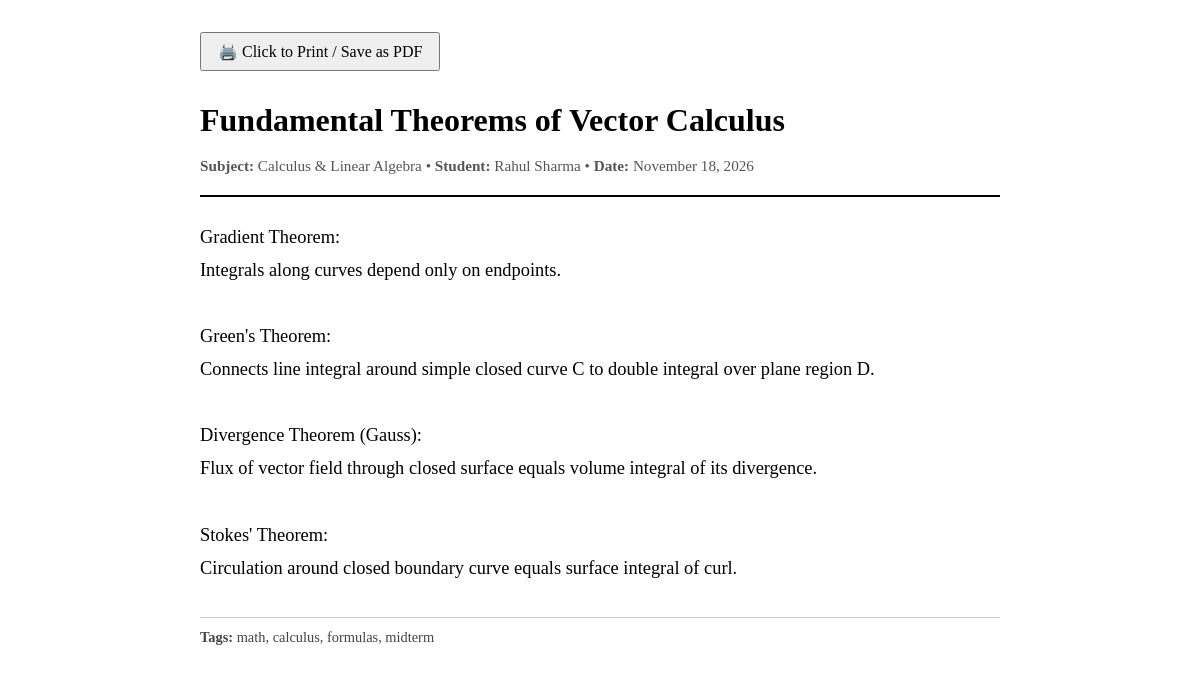
The page /notes/2/print/ (signed in) on the database its author committed.
### core/models.py (models this page shows, shortened)
class Note(models.Model):
    user = models.ForeignKey(User, on_delete=models.CASCADE, related_name='notes')
    subject = models.ForeignKey(Subject, on_delete=models.SET_NULL, null=True, blank=True, related_name='notes')
    title = models.CharField(max_length=200)
    content = models.TextField()
    tags = models.CharField(max_length=250, blank=True, help_text="Comma-separated tags (e.g. formulas, exam-prep, summary)")
    is_pinned = models.BooleanField(default=False)
    created_at = models.DateTimeField(auto_now_add=True)
    updated_at = models.DateTimeField(auto_now=True)
    class Meta:
        ordering = ['-is_pinned', '-updated_at']

class Subject(models.Model):
    user = models.ForeignKey(User, on_delete=models.CASCADE, related_name='subjects')
    name = models.CharField(max_length=150)
    code = models.CharField(max_length=30, blank=True, help_text="e.g. CS101 or MATH201")
    teacher = models.CharField(max_length=100, blank=True)
    color = models.CharField(max_length=20, default='#2563EB', help_text="Hex color code, e.g. #2563EB")
    target_grade = models.CharField(max_length=20, blank=True, help_text="e.g. A+, 95%")
    is_archived = models.BooleanField(default=False)
    created_at = models.DateTimeField(auto_now_add=True)
    class Meta:
        ordering = ['name']
        unique_together = ('user', 'name')

### core/views.py (the view)
# urls.py: path('notes/<int:pk>/print/', views.note_print_view, name='note_print'),
@login_required
def note_print_view(request, pk):
    note = get_object_or_404(Note, pk=pk, user=request.user)
    return render(request, 'core/note_print.html', {'note': note})

### templates/core/note_print.html (shortened to what this page needs)
<!DOCTYPE html>
<html lang="en">
<head>
</head>
<body>
  <div class="no-print" style="margin-bottom: 1.5rem;">
    <button onclick="window.print()" style="padding: 0.5rem 1rem; font-family: 'Times New Roman', serif; font-size: 1rem; cursor: pointer;">
      🖨️ Click to Print / Save as PDF
    </button>
  </div>
  <div class="header">
    <div class="title">{{ note.title }}</div>
    <div class="meta">
      <strong>Subject:</strong> {{ note.subject.name|default:"General Study" }} &bull;
      <strong>Student:</strong> {{ note.user.get_full_name|default:note.user.username }} &bull;
      <strong>Date:</strong> {{ note.created_at|date:"F d, Y" }}
    </div>
  </div>
  <div class="content">{{ note.content }}</div>
  {% if note.tags %}
    <div class="tags">
      <strong>Tags:</strong> {{ note.tags }}
    </div>
  {% endif %}
</body>
</html>

### templates/core/note_print.html (style rules this page uses)
body { font-family: "Times New Roman", Times, serif; line-height: 1.6; max-width: 800px; margin: 2rem auto; padding: 0 1.5rem; color: #000; background: #fff; }
.header { border-bottom: 2px solid #000; padding-bottom: 1rem; margin-bottom: 1.5rem; }
.title { font-size: 2rem; font-weight: bold; margin-bottom: 0.5rem; }
.meta { font-size: 0.95rem; color: #555; }
.content { font-size: 1.15rem; white-space: pre-wrap; line-height: 1.8; }
.tags { margin-top: 2rem; border-top: 1px solid #ccc; padding-top: 0.5rem; font-size: 0.9rem; color: #444; }

### rows shown on the page
Note: title "Fundamental Theorems of Vector Calculus", subject.name "Calculus & Linear Algebra", user.get_full_name "Rahul Sharma", created_at "November 18, 2026", content "Gradient Theorem: Integrals along curves depend only on endpoints. Green's Theorem: Connects line integral around simple closed curve C to double integral over plane region D. Divergence Theorem (Gauss): Flux of vector field through closed surface equals volume integral of its divergence. Stokes' Theorem: Circulation around closed boundary curve equals surface integral of curl.", tags "math, calculus, formulas, midterm"
